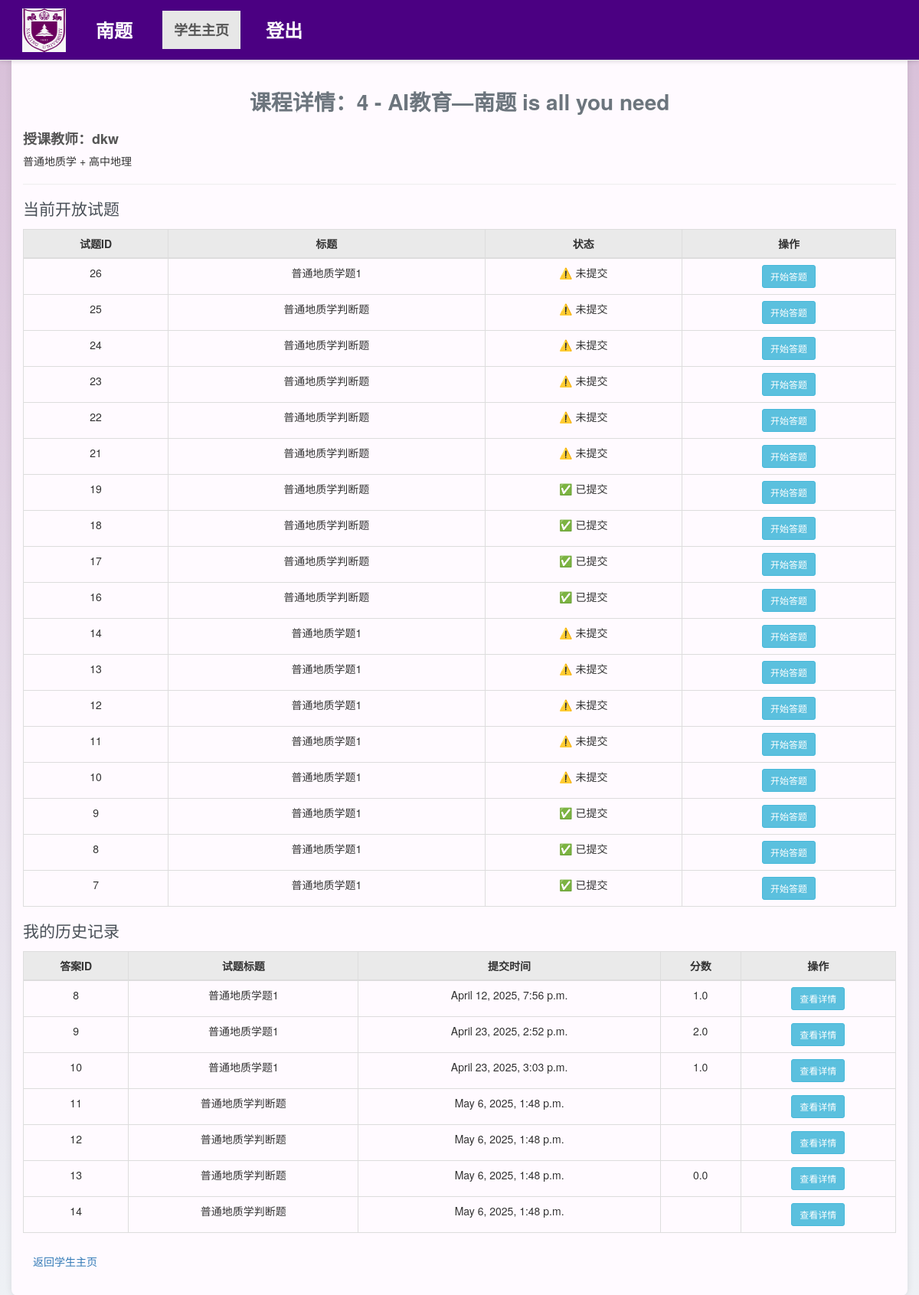
/administrator/student_course/4/ (signed in), run on the app's committed database.
### users/models.py (models this page shows, shortened)
class Course(models.Model):
    CourseID = models.AutoField(primary_key=True)
    TeacherID = models.ForeignKey(
        Teacher, on_delete=models.CASCADE, related_name="courses"
    )
    Name = models.CharField(max_length=100)
    Description = models.TextField(null=True, blank=True)
    class Meta:
        db_table = "Course"
        indexes = [
            models.Index(fields=["TeacherID"], name="idx_course_teacher"),
        ]

class Teacher(models.Model):
    TeacherID = models.AutoField(primary_key=True)
    Name = models.CharField(max_length=50)
    Email = models.EmailField(max_length=100, null=True, unique=True)  # , blank=True)
    Password = models.CharField(max_length=255, default="123456")
    class Meta:
        db_table = "Teacher"
        indexes = [
            models.Index(fields=["Email"], name="idx_teacher_email"),
        ]

class Question(models.Model):
    QuestionID = models.AutoField(primary_key=True)
    CourseID = models.ForeignKey(
        "Course", on_delete=models.CASCADE, related_name="questions"
    )
    Title = models.CharField(max_length=100)
    Content = models.TextField()
    ScoringCriteria = models.TextField(null=True, blank=True)
    Prompt = models.TextField(null=True, blank=True)
    CreatedAt = models.DateTimeField(
        default=timezone.now
    )  # timezone.now返回当前时间（带时区，默认为UTC，可通过settings.py修改）
    IsOpen = models.BooleanField(default=False)
    OpenAt = models.DateTimeField(null=True, blank=True)
    class Meta:
        db_table = "Question"
        indexes = [
            models.Index(
                fields=["CourseID", "IsOpen"], name="idx_question_course_open"
            ),  # 经常需要根据CourseID和IsOpen两个字段一起查询数据
            models.Index(fields=["CreatedAt"], name="idx_question_created_at"),
        ]

class StudentAnswer(models.Model):
    AnswerID = models.AutoField(
        primary_key=True
    )  # 主键，聚簇索引，按主键字段排序数据，用于快速定位行
    QuestionID = models.ForeignKey(
        Question, on_delete=models.CASCADE, related_name="answers"
    )  # 非聚簇索引，加速按外键字段过滤或关联查询，避免全表扫描
    StudentID = models.ForeignKey(
        Student, on_delete=models.CASCADE, related_name="answers"
    )  # 非聚簇索引，加速按外键字段过滤或关联查询，避免全表扫描
    Content = models.TextField(blank=True, null=True)
    SubmittedAt = models.DateTimeField(default=timezone.now)
    ConfirmedAt = models.DateTimeField(
        null=True, blank=True
    )  # 该答案的评分与反馈确认时间
    class Meta:
        db_table = "StudentAnswer"
        indexes = [
            models.Index(
                fields=["QuestionID", "StudentID"], name="idx_answer_question_student"
            ),  # 经常需要根据QuestionID和StudentID两个字段一起查询数据
            models.Index(fields=["SubmittedAt"], name="idx_answer_submitted_at"),
        ]

class ScoringFeedback(models.Model):
    FeedbackID = models.AutoField(primary_key=True)
    AnswerID = models.ForeignKey(
        StudentAnswer, on_delete=models.CASCADE, related_name="feedbacks"
    )
    Score = models.FloatField()
    Feedback = models.TextField(null=True, blank=True)
    CreatedAt = models.DateTimeField(default=timezone.now)
    IsFinal = models.BooleanField(default=False)
    class Meta:
        db_table = "ScoringFeedback"
        indexes = [
            models.Index(
                fields=["AnswerID", "IsFinal"], name="idx_feedback_answer_final"
            ),
            models.Index(fields=["CreatedAt"], name="idx_feedback_created_at"),
        ]

### users/views.py (the view)
def student_course_detail(request, course_id):
    student_id = request.session.get("student_id")
    if not student_id:
        messages.error(request, "无权限访问学生主页")
        return redirect("login")
    student = Student.objects.get(StudentID=student_id)
    course = Course.objects.get(CourseID=course_id)
    teacher = Teacher.objects.get(TeacherID=course.TeacherID.TeacherID)
    if not StudentCourse.objects.filter(StudentID=student, CourseID=course).exists():
        messages.error(request, "您未加入该课程")
        return redirect("student_dashboard")
    questions = Question.objects.filter(CourseID=course, IsOpen=True).order_by(
        "-CreatedAt"
    )
    student_answers = StudentAnswer.objects.filter(
        StudentID=student, QuestionID__CourseID=course
    ).prefetch_related(
        Prefetch(
            "feedbacks",
            queryset=ScoringFeedback.objects.filter(IsFinal=True),
            to_attr="final_feedbacks",
        )
    )
    answered_question_ids = student_answers.values_list(
        "QuestionID__QuestionID", flat=True
    )  # .values_list() 返回一个元组列表，表示每个对象的指定字段的值
    context = {
        "course": course,
        "questions": questions,
        "student_answers": student_answers,
        "answered_question_ids": answered_question_ids,
        "teacher": teacher,
    }
    return render(request, "student_course_detail.html", context)

### templates/student_course_detail.html
{% extends 'base.html' %}
{% block content %}
<h2 class="page-title">课程详情：{{ course.CourseID }} - {{ course.Name }}</h2>
<label>授课教师：{{ teacher.Name }}</label>
<p>{{ course.Description|default:"无" }}</p>
<hr>
    <div class="mb-4">
        <h3 class="section-title">当前开放试题</h3>
        <table class="table table-bordered">
            <thead>
                <tr>
                    <th>试题ID</th>
                    <th>标题</th>
                    <th>状态</th>
                    <th>操作</th>
                </tr>
            </thead>
            <tbody>
                {% for question in questions %}
                <tr>
                    <td>{{ question.QuestionID }}</td>
                    <td>{{ question.Title }}</td>
                    <td>
                        {% if question.QuestionID in answered_question_ids %}
                        ✅ 已提交
                        {% else %}
                        ⚠️ 未提交
                        {% endif %}
                    </td>
                    <td>
                        <a href="{% url 'view_question' course.CourseID question.QuestionID %}" class="btn btn-sm btn-info">
                            {{ '开始答题' }}
                        </a>
                    </td>
                </tr>
                {% empty %}
                <tr>
                    <td colspan="4">暂无公开试题</td>
                </tr>
                {% endfor %}
            </tbody>
        </table>
    </div>
<div class="mb-4">
    <h3 class="section-title">我的历史记录</h3>
    <table class="table table-bordered">
        <thead>
            <tr>
                <th>答案ID</th>
                <th>试题标题</th>
                <th>提交时间</th>
                <th>分数</th>
                <th>操作</th>
            </tr>
        </thead>
        <tbody>
            {% for answer in student_answers %}
            <tr>
                <td>{{ answer.AnswerID }}</td>
                <td>{{ answer.QuestionID.Title }}</td>
                <td>{{ answer.SubmittedAt }}</td>
                <td>{% if answer.final_feedbacks %}
                    {{ answer.final_feedbacks.0.Score }}
                    {% else %}
                    {{ 未评分 }}</td>
                {% endif %}
                <td>
                    <a href="{% url 'student_history_detail' course.CourseID answer.AnswerID %}" class="btn btn-sm btn-info">查看详情</a>
                </td>
            </tr>
            {% empty %}
            <tr>
                <td colspan="5">暂无历史记录</td>
            </tr>
            {% endfor %}
        </tbody>
    </table>
</div>
<div class="mt-3">
    <a href="{% url 'student_dashboard' %}" class="btn btn-secondary">返回学生主页</a>
</div>
{% endblock %}

### static/css/styles.css (style rules this page uses)
body { font-family: 'Arial', sans-serif; color: #333; background: linear-gradient(180deg, #D8BFD8 0%, #eef1f5 100%); margin: 0; padding: 0; }
.page-title { text-align: center; font-size: 2em; color: #6c757d; margin-bottom: 20px; font-weight: bold; }
.section-title { font-size: 1.5em; color: #495057; margin-bottom: 15px; }
table { border-collapse: collapse; width: 100%; margin-bottom: 20px; }
table th, table td { border: 2px solid #6c5ce7; padding: 10px; text-align: center; }
th { background-color: #eaeaea; }
h2 { text-align: center; margin-bottom: 20px; color: #333; }
label { display: block; margin-bottom: 5px; color: #555; font-size: large; }

### data on the page
Course: CourseID "4", Name "AI教育—南题 is all you need", Description "普通地质学 + 高中地理"
Teacher: Name "dkw"
Question: QuestionID "26", Title "普通地质学题1", shows "⚠️ 未提交", value "开始答题"
Question: QuestionID "25", Title "普通地质学判断题", shows "⚠️ 未提交", value "开始答题"
Question: QuestionID "24", Title "普通地质学判断题", shows "⚠️ 未提交", value "开始答题"
Question: QuestionID "23", Title "普通地质学判断题", shows "⚠️ 未提交", value "开始答题"
Question: QuestionID "22", Title "普通地质学判断题", shows "⚠️ 未提交", value "开始答题"
Question: QuestionID "21", Title "普通地质学判断题", shows "⚠️ 未提交", value "开始答题"
Question: QuestionID "19", Title "普通地质学判断题", shows "✅ 已提交", value "开始答题"
Question: QuestionID "18", Title "普通地质学判断题", shows "✅ 已提交", value "开始答题"
Question: QuestionID "17", Title "普通地质学判断题", shows "✅ 已提交", value "开始答题"
Question: QuestionID "16", Title "普通地质学判断题", shows "✅ 已提交", value "开始答题"
Question: QuestionID "14", Title "普通地质学题1", shows "⚠️ 未提交", value "开始答题"
Question: QuestionID "13", Title "普通地质学题1", shows "⚠️ 未提交", value "开始答题"
Question: QuestionID "12", Title "普通地质学题1", shows "⚠️ 未提交", value "开始答题"
Question: QuestionID "11", Title "普通地质学题1", shows "⚠️ 未提交", value "开始答题"
Question: QuestionID "10", Title "普通地质学题1", shows "⚠️ 未提交", value "开始答题"
Question: QuestionID "9", Title "普通地质学题1", shows "✅ 已提交", value "开始答题"
Question: QuestionID "8", Title "普通地质学题1", shows "✅ 已提交", value "开始答题"
Question: QuestionID "7", Title "普通地质学题1", shows "✅ 已提交", value "开始答题"
StudentAnswer: AnswerID "8", QuestionID.Title "普通地质学题1", SubmittedAt "April 12, 2025, 7:56 p.m.", final_feedbacks.0.Score "1.0"
StudentAnswer: AnswerID "9", QuestionID.Title "普通地质学题1", SubmittedAt "April 23, 2025, 2:52 p.m.", final_feedbacks.0.Score "2.0"
StudentAnswer: AnswerID "10", QuestionID.Title "普通地质学题1", SubmittedAt "April 23, 2025, 3:03 p.m.", final_feedbacks.0.Score "1.0"
StudentAnswer: AnswerID "11", QuestionID.Title "普通地质学判断题", SubmittedAt "May 6, 2025, 1:48 p.m."
StudentAnswer: AnswerID "12", QuestionID.Title "普通地质学判断题", SubmittedAt "May 6, 2025, 1:48 p.m."
StudentAnswer: AnswerID "13", QuestionID.Title "普通地质学判断题", SubmittedAt "May 6, 2025, 1:48 p.m.", final_feedbacks.0.Score "0.0"
StudentAnswer: AnswerID "14", QuestionID.Title "普通地质学判断题", SubmittedAt "May 6, 2025, 1:48 p.m."
